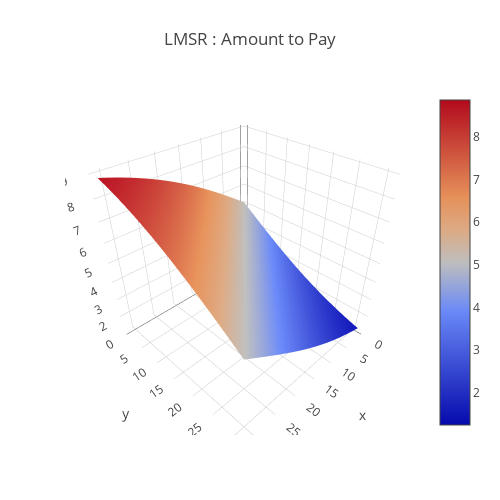

Notebook source saved alongside this figure:
### Code cell
b = 100
data = [
    go.Surface(
        z=LMSR(x + buy_amount_x, y, b)  - LMSR(x, y, b)
    )
]
layout = go.Layout(
    title='LMSR : Amount to Pay',
    autosize=False,
    width=500,
    height=500,
    margin=dict(
        l=65,
        r=50,
        b=65,
        t=90
    )
)
fig = go.Figure(data=data, layout=layout)
URL = plotly.offline.iplot(fig, filename='Costfunction-3d-surface.html')

### Figure 1 — Plotly figure (JSON) as saved in the notebook; plotly's stock layout.template omitted (floating-point values rounded to 4 significant figures; data arrays with more than 128 entries replaced by an {"elided": "..."} marker saying what was removed)
{"data": [{"type": "surface", "uid": "848a0ba0-f367-4979-bfe3-b980ace05dca", "z": {"elided": "32x32 float values"}}], "layout": {"autosize": false, "height": 500, "margin": {"b": 65, "l": 65, "r": 50, "t": 90}, "title": {"text": "LMSR : Amount to Pay"}, "width": 500}}
